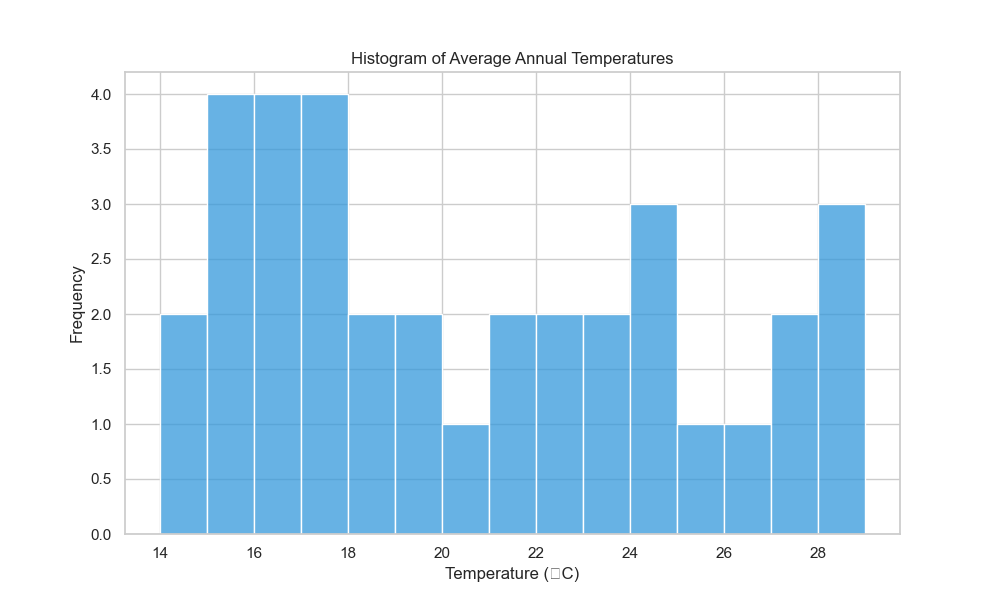

This chart was generated by the following Python code:

import seaborn as sns
import pandas as pd
import matplotlib.pyplot as plt

# Mock data for the average annual temperature of various cities
data = {
    'Temperature': [
        15, 16, 15, 14, 16, 17, 14, 15, 16, 17, 17, 18, 19, 15, 16, 17, 18, 19, 
        20, 21, 22, 23, 24, 24, 23, 22, 21, 24, 25, 26, 27, 29, 27, 28, 28
    ]
}

# Create a DataFrame
df = pd.DataFrame(data)

# Initialize the matplotlib figure
plt.figure(figsize=(10, 6))

# Create the histogram
sns.histplot(data=df, x='Temperature', bins=15, color='#3498db', binwidth=1)

# Customizing the plot's aesthetics
plt.title('Histogram of Average Annual Temperatures')
plt.xlabel('Temperature (°C)')
plt.ylabel('Frequency')

# Show the plot
plt.show()
